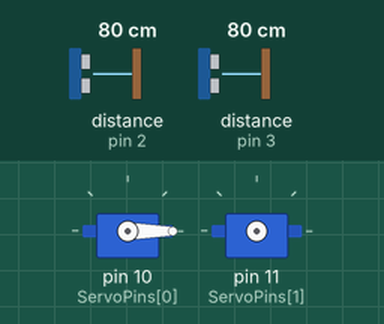
Recording of a sketch running on a simulated Arduino Uno, built with avr-gcc and run on an emulated ATmega328P. On the bench: 2 × servo. Wiring (inferred from the names in the program): 2 × ultrasonic range finder: trigger pin 2, echo pin 2 / trigger pin 3, echo pin 3. Inputs (shaded band) come from the test bench; at power-on: distance to the obstacle (sensors on pin 2, pin 3) 80 cm. The echo pulse lasts 58.3 µs per cm.

Above: at 0.1 s.
At 1.6 s:
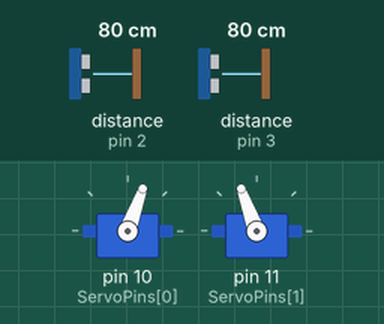
At 2.4 s:
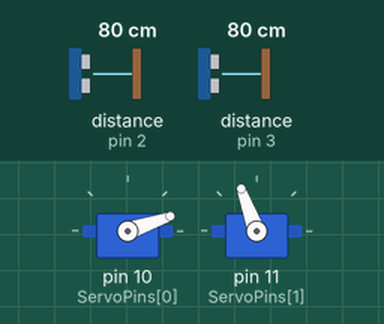
At 2.9 s:
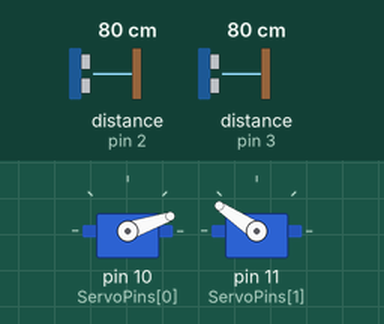
Timing chart, 0 to 4.4 s (numbered marks = the images above):
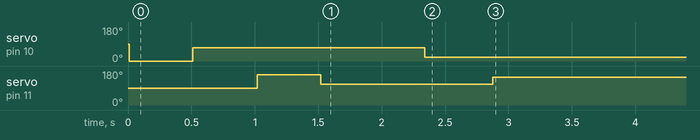

The sketch:

code_Project_10.ino
```cpp
/*
 By:Farkad Adnan
 E-mail: farkad.hpfa95@gmail.com
 inst : farkadadnan
 #farkadadnan , #farkad_adnan , فرقد عدنان#
 FaceBook: كتاب عالم الاردوينو
 inst : arduinobook
 #كتاب_عالم_الاردوينو  #كتاب_عالم_الآردوينو
 */
#include <Servo.h>
const int MaxSensors = 2;
const int ServoPins[MaxSensors] = {10, 11};
const int RangingPins[MaxSensors] = {3, 2};
const int ReadingsPerSensor = 5;
const int TimePerDegree = 9;
const int MinimumTurnDistance = 3;

Servo ServoList[MaxSensors];
int sensorReadings[MaxSensors][ReadingsPerSensor];
int calculatedSenorReadings[MaxSensors];
int latestReading = 0;
int servoLocations[MaxSensors];
int SenorClose = 500;
int SensorFar = 14000;
int ServoClose[MaxSensors] = {0, 160};
int ServoFar[MaxSensors] = {70,110};

void setup() {
  for (int i = 0; i < MaxSensors; i++){
     ServoList[i].attach(ServoPins[i]);
     delay(10);
     ServoList[i].write(ServoClose[i]);
     delay(500);
     ServoList[i].write(ServoFar[i]);
     delay(500);
     ServoList[i].detach();
   }
   delay(100);
}

void loop(){
  int i, j, oldLocation;
  unsigned long delayTime;
  for (i = 0; i < MaxSensors; i++){
    sensorReadings[i][latestReading] = getDistance(i);
    calculatedSenorReadings[i] = calculateNewDistace(i);

    oldLocation = servoLocations[i];
    servoLocations[i] = map(calculatedSenorReadings[i], 0, 100, ServoClose[i], ServoFar[i]);
    if (latestReading >= ReadingsPerSensor-1){
      if (abs(servoLocations[i]-oldLocation) >= MinimumTurnDistance){
        ServoList[i].attach(ServoPins[i]);
      delay(10);
      ServoList[i].write(servoLocations[i]);
      delayTime = (TimePerDegree * (abs(servoLocations[i]-oldLocation))+20);
      if (abs(delayTime)>500){
        delayTime=500;
        }
      delay(delayTime);
      ServoList[i].detach();
    } else {
      ServoList[i].attach(ServoPins[i]);
      delay(10);
      ServoList[i].write(oldLocation);
      delay(50);
      ServoList[i].detach();
        servoLocations[i]=oldLocation;
    }
    }
    delay(20);
    }

  latestReading++;
  if (latestReading >= ReadingsPerSensor){
    latestReading = ReadingsPerSensor-1;
    for (i = 0; i < MaxSensors; i++){
      for (j=0; j < ReadingsPerSensor-1; j++){
        sensorReadings[i][j] = sensorReadings[i][j+1];
      }
    }
  }
}
int calculateNewDistace(int sensorNumber){
  int output = SensorFar;
  float weightingFactor = 0.5;
  float flickerFactor = 30;
  if (latestReading >= ReadingsPerSensor-1) {
    int total = 0;
    float currentWeight = 1;
    float percentagePossible = 0;
    boolean flickered = false;
    for (int i=ReadingsPerSensor-1; i >=0 ;i--){
      flickered = false;
      if (i==ReadingsPerSensor-1){
        if ((abs(sensorReadings[sensorNumber][i])-abs(sensorReadings[sensorNumber][i-1]) > flickerFactor) &&
           (abs(sensorReadings[sensorNumber][i-1])-abs(sensorReadings[sensorNumber][i-2]) > flickerFactor)){
          flickered = true;
        }
      }
      if (flickered==false){
        total += (sensorReadings[sensorNumber][i] * currentWeight);
        percentagePossible += currentWeight;
        currentWeight *= weightingFactor;
      } }
    output = total / percentagePossible;
  }
  return output;
}
int getDistance(int sensorNumber){
  long duration;
  int out;
  pinMode(RangingPins[sensorNumber], OUTPUT);
  digitalWrite(RangingPins[sensorNumber], LOW);
  delayMicroseconds(2);
  digitalWrite(RangingPins[sensorNumber], HIGH);
  delayMicroseconds(5);
  digitalWrite(RangingPins[sensorNumber], LOW);

 pinMode(RangingPins[sensorNumber], INPUT);
  duration = pulseIn(RangingPins[sensorNumber], HIGH);

   duration = constrain(duration, SenorClose, SensorFar);
  out = map(duration,  SenorClose, SensorFar, 0, 100);
  return out;
}
```

Measured:
- by itself, servo on pin 10 (ServoPins[0]): 90° → 0° at 0.01 s, → 70° 0.50 s later, → 19° 1.8 s later
- by itself, servo on pin 11 (ServoPins[1]): 90° → 160° at 1.0 s, → 110° 0.50 s later, → 146° 1.4 s later
